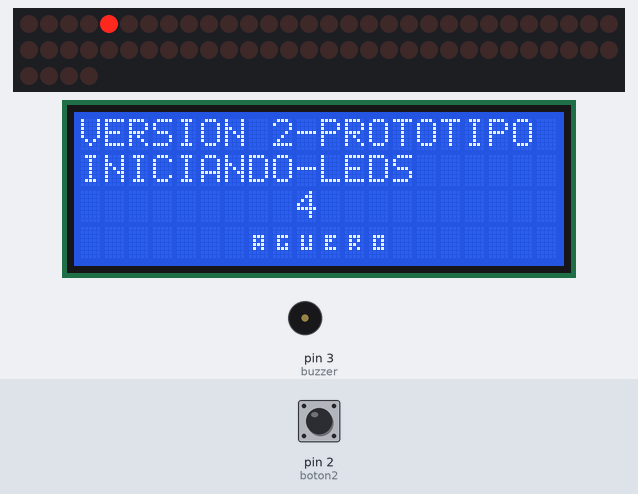
A sketch run on a simulated Arduino Uno, built with avr-gcc and run on an emulated ATmega328P. Parts: 64 shift-register outputs drawn as a row of LEDs (first output left, lit = HIGH), 20×4 character LCD, buzzer (waves = sounding, pin HIGH). Wiring (inferred from the names in the program): 8 × shift register (74HC595): data pin 9; shift clock pin 12; latch pin 11. Wiring (inferred from the signals the program sends): row of LEDs: on Q0, Q1, Q2, Q3, Q4, Q5, Q6, Q7, Q8, Q9, Q10, Q11, Q12, Q13, Q14, Q15, Q16, Q17, Q18, Q19, Q20, Q21, Q22, Q23, Q24, Q25, Q26, Q27, Q28, Q29, Q30, Q31, Q32, Q33, Q34, Q35, Q36, Q37, Q38, Q39, Q40, Q41, Q42, Q43, Q44, Q45, Q46, Q47, Q48, Q49, Q50, Q51, Q52, Q53, Q54, Q55, Q56, Q57, Q58, Q59, Q60, Q61, Q62, Q63. The inputs (shaded band) are chosen by the test bench; at power-on: pin 2 (boton2) LOW. Pins used as bus, display or sensor lines are not drawn.

Above: at 0.8 s.
5.7 s: pin 2 (boton2) pulled HIGH for 3.2 s
At 5.84 s:
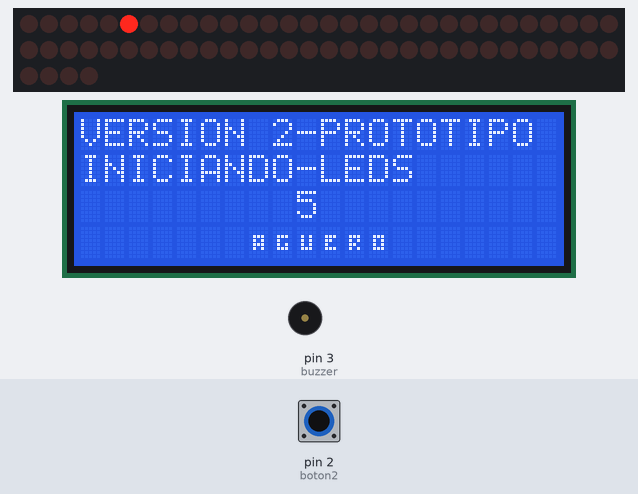
At 8.9 s:
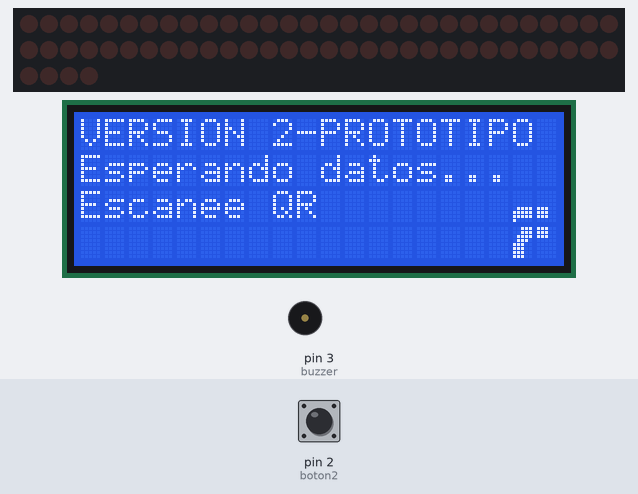
10.4 s: pin 2 (boton2) pulled HIGH for 0.15 s
12.0 s: pin 2 (boton2) pulled HIGH for 1 s
At 18.8 s:
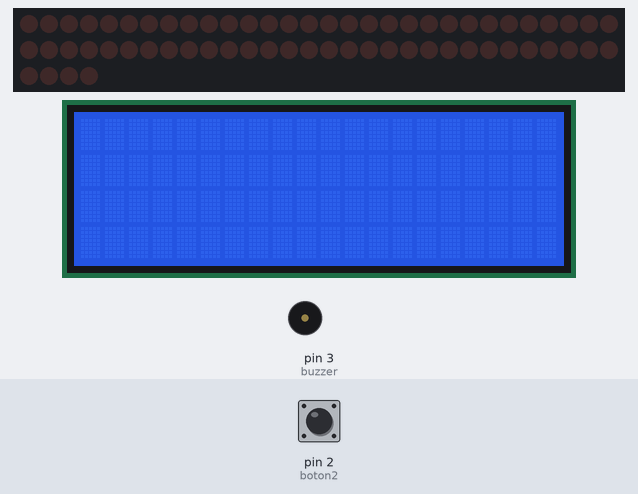
Timing chart, 0 to 20.3 s (numbered marks = the images above; inputs shaded):
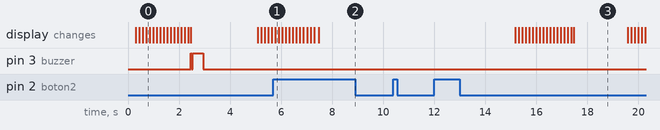

The sketch:

lectorQRDePosiciones.ino
```cpp
#include <LiquidCrystal_I2C.h>
#include <Wire.h>
LiquidCrystal_I2C lcd(0x27,20,4);


//LA MAYORIA DE VALORES 16 ES PORQUE EN LAS PRUEBAS, ESTABA USANDO 16 LEDS, RECUERDA QUE TENDREMOS QUE USAR 130 LEDS


int SER_Pin = 9;  // Pin de datos (DS)
int SRCLK_Pin = 12; // Pin de reloj de desplazamiento (SHCP)
int RCLK_Pin = 11; // Pin de reloj de almacenamiento (STCP)

const int numChips = 16;  // Cambia esto según la cantidad de chips que estés usando  13 x 8 = 104 13 tarjetas

int A[9]; //posiciones
int B[9];
int POS[16];

String variante;
String UBICACION[16];  // Un arreglo para almacenar los valores de UBICACION1 a UBICACION15
//String ledPositionsA[130];

int finish = 4;
int valorFinish;
int sensor = 13;
int valorSensor;
int boton2 = 2;
int valorBoton2;

int buzzer = 3;

int numPosiciones = 0;

bool posicionesFlag = false;

String ledPositionsA[] = {"1", "2", "3", "4", "5", "6", "7", "8", "9", "10", "11", "12", "13", "14", "15", "16"};


void setup() {
  lcd.init();
  lcd.backlight();
  lcd.clear();

  Serial.begin(9600);

  pinMode(SER_Pin, OUTPUT);
  pinMode(SRCLK_Pin, OUTPUT);
  pinMode(RCLK_Pin, OUTPUT);

  pinMode(finish, INPUT);
  pinMode(sensor, INPUT);
  pinMode(boton2, INPUT);
  pinMode(buzzer, OUTPUT);

  A[0] = 0;
  B[0] = 0;
  POS[0]=200;
  UBICACION[0] = "NA";

  barridoLEDS();
  //apaga todo al inicio
  apagarLEDS();
  BuzzerInicio();

}


void loop() {

  barridoManual();
  LCDinicio();
  if (Serial.available()){

    leerQR();
    for (int i = 1; i < 16; i++) {
      asignarPosiciones(UBICACION[i], i);
    }

    LCDmostrarvalores();
    BuzzerLectura();


    int ledsToTurnOn[] = { POS[1], POS[2], POS[3], POS[4], POS[5], POS[6], POS[7], POS[8], POS[9], POS[10], POS[11], POS[12], POS[13], POS[14], POS[15] };  // Lista de LEDs que deseas encender simultáneamente    Lista de LED empieza desde 0
    // para valores sin posicion, colocar numero mayores a 104 (cantidad de LEDS); si ponemos 13 chips, la posicion 103 (que es la ultima)
    // comenzara desde el led 8 del primer chip conectado, eso quiere decir que el LED103 corresponde a a la salida 8 del chip, la salida 7 sera la posicion 102
    int numLEDs = sizeof(ledsToTurnOn) / sizeof(ledsToTurnOn[0]);
    encenderLEDs(ledsToTurnOn, numLEDs);

    esperandoFinish();
    buzzerProcesoOK();
    apagarLEDS();
    vaciadosBasura();

  }

}


void encenderLEDs(int leds[], int numLEDs) {
  // Asegurarse de que haya al menos un LED y no más de 104 LEDs

  if (numLEDs > 0 && numLEDs <= 130) {
    byte shiftRegisterData[numChips]; // Almacenar datos para cada chip

    // Inicializar el arreglo de datos del registro de desplazamiento
    for (int i = 0; i < numChips; i++) {
      shiftRegisterData[i] = 0;
    }

    // Configurar los bits correspondientes en el arreglo de datos
    for (int i = 0; i < numLEDs; i++) {
      int numeroLED = leds[i];
      if (numeroLED >= 0 && numeroLED <= 130) {
        int chipIndex = numChips - 1 - (numeroLED / 8);  // Invertir la asignación de chips
        int bitIndex = numeroLED % 8;
        shiftRegisterData[chipIndex] |= (1 << bitIndex);
      }
    }

    // Cargar los datos en los registros de desplazamiento
    for (int i = 0; i < numChips; i++) {
      shiftOut(SER_Pin, SRCLK_Pin, MSBFIRST, shiftRegisterData[i]);
    }

    // Almacenar cambios en los registros de almacenamiento
    digitalWrite(RCLK_Pin, LOW);
    digitalWrite(RCLK_Pin, HIGH);
  }
}


void leerQR(){

  String valor = Serial.readStringUntil('\n');
  int numComas = contarComas(valor);
  numPosiciones = numComas;

  int commaIndex = valor.indexOf(',');

  variante = valor.substring(0, commaIndex);

  valor = valor.substring(commaIndex + 1);

  // Usar un bucle for para asignar los valores a POS1 a POS15
  for (int i = 1; i < 16; i++) {
    commaIndex = valor.indexOf(',');

    if (commaIndex == -1) {
      // Si no se encuentra una coma, asumimos que hemos llegado al final de la cadena
      UBICACION[i] = valor;
      for (int j = i + 1; j < 15; j++) {
        UBICACION[j] = "NA";
      }
      break;
    }

    UBICACION[i] = valor.substring(0, commaIndex);
    valor = valor.substring(commaIndex + 1);
  }

}

void barridoLEDS(){
  lcd.clear();
  LCDFirma();
  for(int i=0;i<17;i++){
    int ledsToTurnOn[] = {i};  // Lista de LEDs que deseas encender simultáneamente    Lista de LED empieza desde 0
    int numLEDs = sizeof(ledsToTurnOn) / sizeof(ledsToTurnOn[0]);
    encenderLEDs(ledsToTurnOn, numLEDs);

    lcd.setCursor(0,0);
    lcd.print("VERSION 2-PROTOTIPO");
    lcd.setCursor(0,1);
    lcd.print("INICIANDO-LEDS");
    lcd.setCursor(9,2);
    lcd.print(i);

    delay(100);
    apagarLEDS();
  }
  lcd.clear();
}


void asignarPosiciones(const String& UBICACION, const int& numPos){
  //String ledPositionsA[] = {"1", "2", "3", "4", "5", "6", "7", "8", "9", "10", "11", "12", "13", "14", "15", "16"};

  for (int i = 0; i<20 ; i++){
    if(UBICACION == "NA"){
      POS[numPos] = 200;
      break;
    }

    if (UBICACION == ledPositionsA[i]){
      POS[numPos] = i;
      break;
    }

    /*
    fOr (int i = 0; i < 130; i++) {
    ledPositionsA[i] = String(i + 1);
    }
    */


  }
}

void apagarLEDS(){
  digitalWrite(RCLK_Pin, LOW);
  for (int i = 0; i < numChips; i++) {
    shiftOut(SER_Pin, SRCLK_Pin, MSBFIRST, 0);
  }
  digitalWrite(RCLK_Pin, HIGH);
}

void LCDinicio(){
  lcd.setCursor(0,0);
  lcd.print("VERSION 2-PROTOTIPO");
  lcd.setCursor(0,1);
  lcd.print("Esperando datos...");
  lcd.setCursor(0,2);
  lcd.print("Escanee QR");
  LCDFujikuraLogo();
}

void LCDmostrarvalores(){
    lcd.clear();
    lcd.setCursor(0,0);
    lcd.print("VARIANTE:");
    lcd.setCursor(0,1);
    lcd.print(variante);
    lcd.setCursor(0,2);
    lcd.print("NUM DE POSICIONES: ");
    lcd.print(numPosiciones);
    lcd.setCursor(0,3);
    lcd.print("POSICIONES EN -SEL-");
}

void esperandoFinish(){
  while(true){
    valorFinish=digitalRead(finish);
    if  (valorFinish==LOW){
        break;
    }
    verPosiciones();
  }
  lcd.clear();
}

void verPosiciones(){

  if( !(valorBoton2=digitalRead(boton2)) && !posicionesFlag){
    posicionesFlag = true;
    lcd.clear();
    lcd.setCursor(0,0);
    lcd.print("POSICIONES:");
    lcd.setCursor(0,1);
    for(int i = 1; i<16;i++){
      if (POS[i] == 200){
        continue;
      }
      lcd.print( ledPositionsA[ POS[i] ] );
      lcd.print(" ");
    }
    delay(1000);
  }

  if( !(valorBoton2=digitalRead(boton2)) && posicionesFlag){
    posicionesFlag = false;
    LCDmostrarvalores();
    delay(1000);
  }


}


void barridoManual(){
  while(!(valorBoton2=digitalRead(boton2))){
    bool botonSoltado=false;
    for(int i=1; i<2000; i++){
      delay(1);
      if((valorBoton2=digitalRead(boton2))){
        botonSoltado=true;
        break;
      }
    }
    if (botonSoltado==false){
      barridoLEDS();
    }
  }
}

void buzzerProcesoOK(){
  for (int i = 1; i < 6; i++) {
    digitalWrite(buzzer, HIGH);
    delay(50);
    digitalWrite(buzzer, LOW);
    delay(50);
  }
}

void BuzzerInicio(){
  digitalWrite(buzzer, HIGH);
  delay(40);
  digitalWrite(buzzer, LOW);
  delay(40);
  digitalWrite(buzzer, HIGH);
  delay(400);
  digitalWrite(buzzer, LOW);
  delay(40);

}


void BuzzerLectura(){
  for (int i = 1; i < 4; i++) {
    digitalWrite(buzzer, HIGH);
    delay(50);
    digitalWrite(buzzer, LOW);
    delay(50);
  }
}

int contarComas(const String& str) {
  int count = 0;
  for (size_t i = 0; i < str.length(); i++) {
    if (str.charAt(i) == ',') {
      count++;
    }
  }
  return count;
}


void LCDFirma(){
  byte A[] = {
  B00000,
  B00000,
  B01110,
  B01010,
  B01110,
  B01010,
  B00000,
  B00000
};

byte G[] = {
  B00000,
  B00000,
  B01110,
  B01000,
  B01010,
  B01110,
  B00000,
  B00000
};

byte U[] = {
  B00000,
  B00000,
  B01010,
  B01010,
  B01010,
  B01110,
  B00000,
  B00000
};

byte E[] = {
  B00000,
  B00000,
  B01110,
  B01100,
  B01000,
  B01110,
  B00000,
  B00000
};

byte R[] = {
  B00000,
  B00000,
  B01110,
  B01010,
  B01100,
  B01010,
  B00000,
  B00000
};

byte O[] = {
  B00000,
  B00000,
  B01110,
  B01010,
  B01010,
  B01110,
  B00000,
  B00000
};


  lcd.createChar(0, A);
  lcd.createChar(1, G);
  lcd.createChar(2, U);
  lcd.createChar(3, E);
  lcd.createChar(4, R);
  lcd.createChar(5, O);
  lcd.setCursor(7,3);
  lcd.write(0);
  lcd.setCursor(8,3);
  lcd.write(1);
  lcd.setCursor(9,3);
  lcd.write(2);
  lcd.setCursor(10,3);
  lcd.write(3);
  lcd.setCursor(11,3);
  lcd.write(4);
  lcd.setCursor(12,3);
  lcd.write(5);
}


void LCDFujikuraLogo(){

  byte FA[] = {
    B00111,
    B00111,
    B01111,
    B01110,
    B11100,
    B11100,
    B11100,
    B11100
  };

  byte FB[] = {
    B11100,
    B11100,
    B11100,
    B00000,
    B00000,
    B00000,
    B00000,
    B00000
  };

  byte FC[] = {
    B00000,
    B00000,
    B00000,
    B00000,
    B01111,
    B11111,
    B11111,
    B10000
  };

  byte FD[] = {
    B00000,
    B00000,
    B00000,
    B00000,
    B11100,
    B11100,
    B11100,
    B00000
  };
  lcd.createChar(6, FA);
  lcd.createChar(7, FB);
  lcd.createChar(8, FC);
  lcd.createChar(9, FD);

  lcd.setCursor(18,3);
  lcd.write(6);
  lcd.setCursor(19,3);
  lcd.write(7);
  lcd.setCursor(18,2);
  lcd.write(8);
  lcd.setCursor(19,2);
  lcd.write(9);

}

void vaciadosBasura(){
  if (Serial.available()){
    String basura = Serial.readStringUntil('\n');

  }


}
```

Measured:
- after the input at 10.4 s, every drawn part: stays the same
